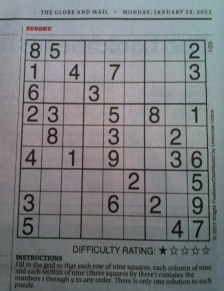
#> input picture day3/img/sudoku.jpg, 224 x 291 px
$ python edgeEx2.py
#> lines starting #> are read from the running program, lines starting #| are printed output that depends on the picture
import cv2
import numpy as np

img = cv2.imread('img/sudoku.jpg')
#> img is the input picture: shape (291, 224, 3); mean B, G, R 127.4, 124.5, 122.2

gx_kernel = np.array([[1, 0], [0, -1]])
gy_kernel = np.array([[0, 1], [-1, 0]])

edge_gx = cv2.filter2D(img, -1, gx_kernel)
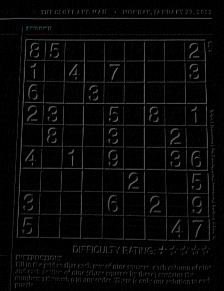
#> edge_gx: shape (291, 224, 3); mean B, G, R 7.6, 7.6, 7.6
edge_gy = cv2.filter2D(img, -1, gy_kernel)
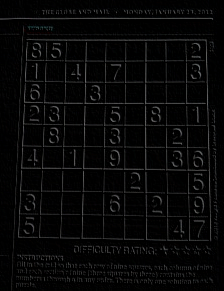
#> edge_gy: shape (291, 224, 3); mean B, G, R 7.6, 7.5, 7.4

merged = np.hstack((img, edge_gx, edge_gy))
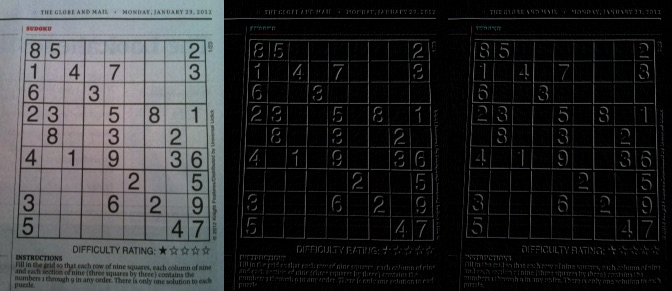
#> merged: shape (291, 672, 3); mean B, G, R 47.5, 46.5, 45.7
cv2.imshow('edge', merged)
cv2.waitKey()
cv2.destroyAllWindows()

$ run again, with day3/img/cat.jpg copied over day3/img/sudoku.jpg
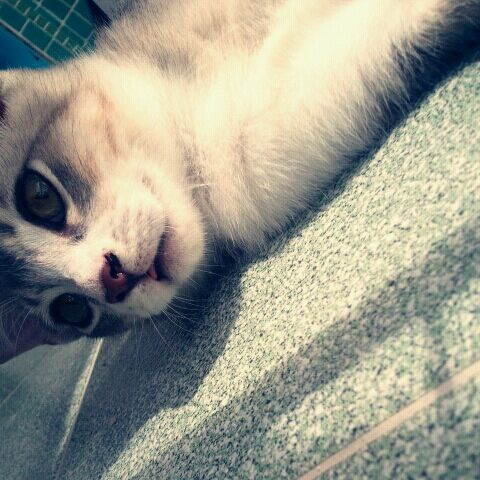
#> input picture day3/img/cat.jpg, 480 x 480 px
#> img is the input picture: shape (480, 480, 3); mean B, G, R 140.2, 154, 154
#> `edge_gy = cv2.filter2D(img, -1, gy_kernel)`:
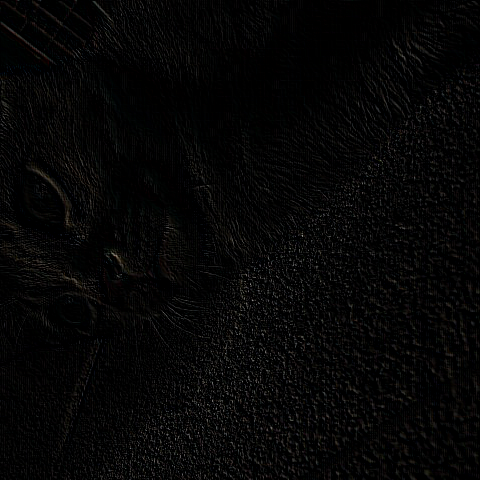
#> edge_gy: shape (480, 480, 3); mean B, G, R 5.5, 5.6, 5.8
#> `merged = np.hstack((img, edge_gx, edge_gy))`:
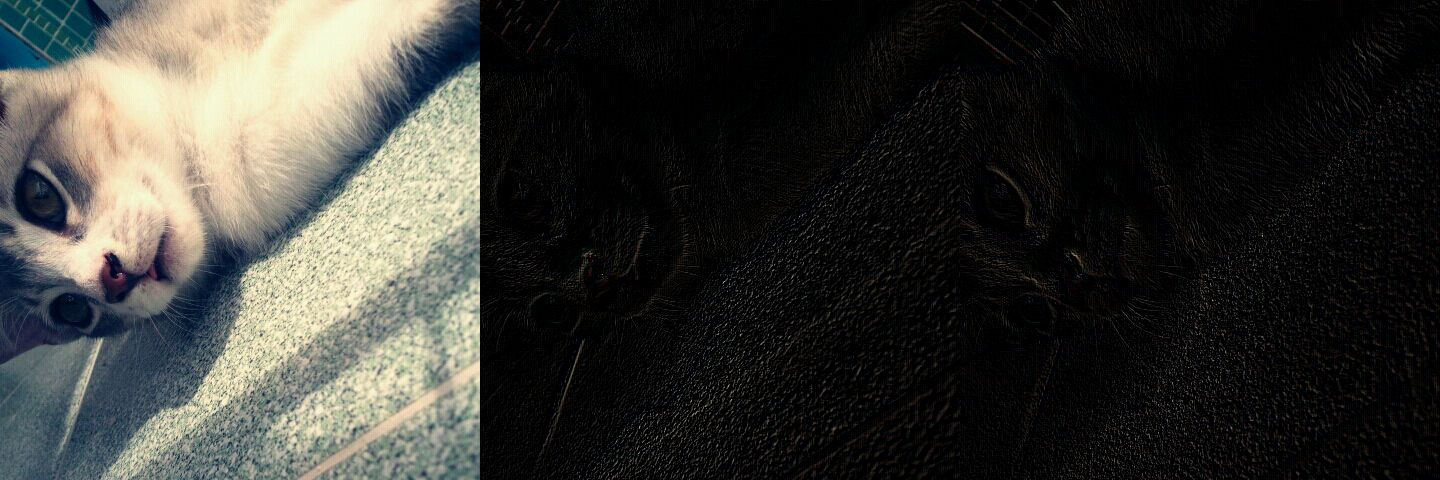
#> merged: shape (480, 1440, 3); mean B, G, R 50.6, 55.2, 55.4

$ run again, with day3/img/family.jpg copied over day3/img/sudoku.jpg
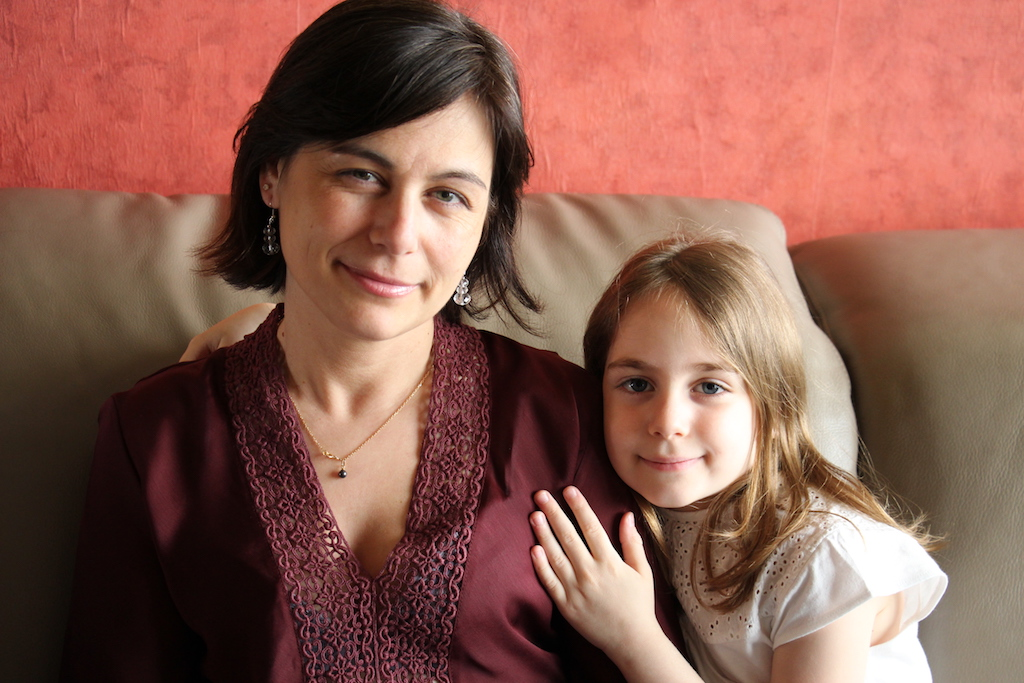
#> input picture day3/img/family.jpg, 1024 x 683 px
#> img is the input picture: shape (683, 1024, 3); mean B, G, R 81.1, 93.8, 140
#> `edge_gy = cv2.filter2D(img, -1, gy_kernel)`:
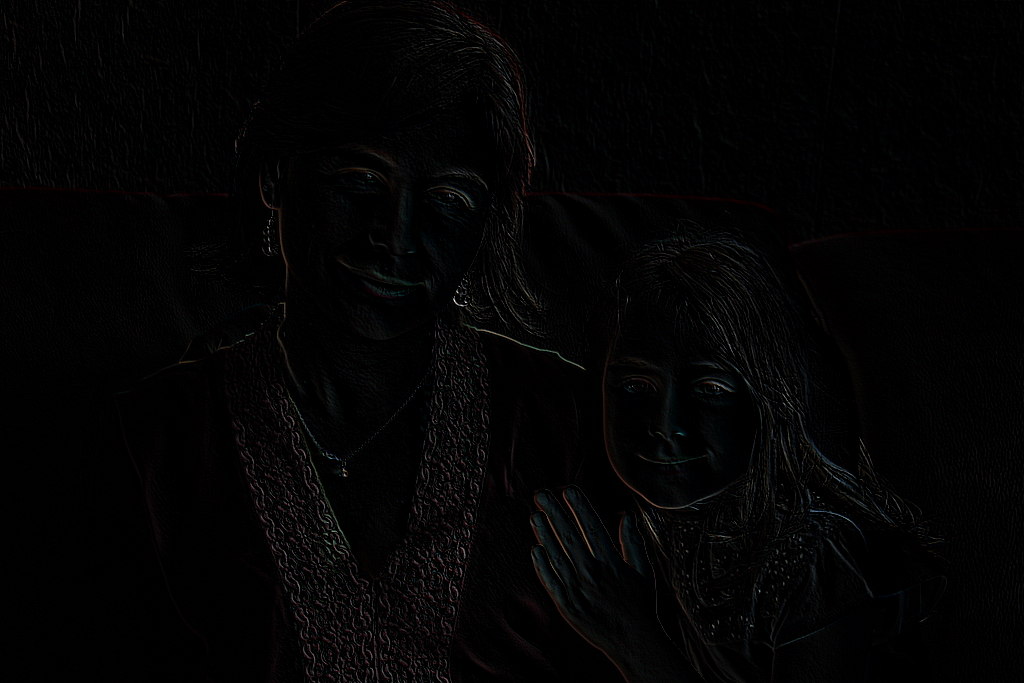
#> edge_gy: shape (683, 1024, 3); mean B, G, R 3.1, 3.1, 3.3
#> `merged = np.hstack((img, edge_gx, edge_gy))`:
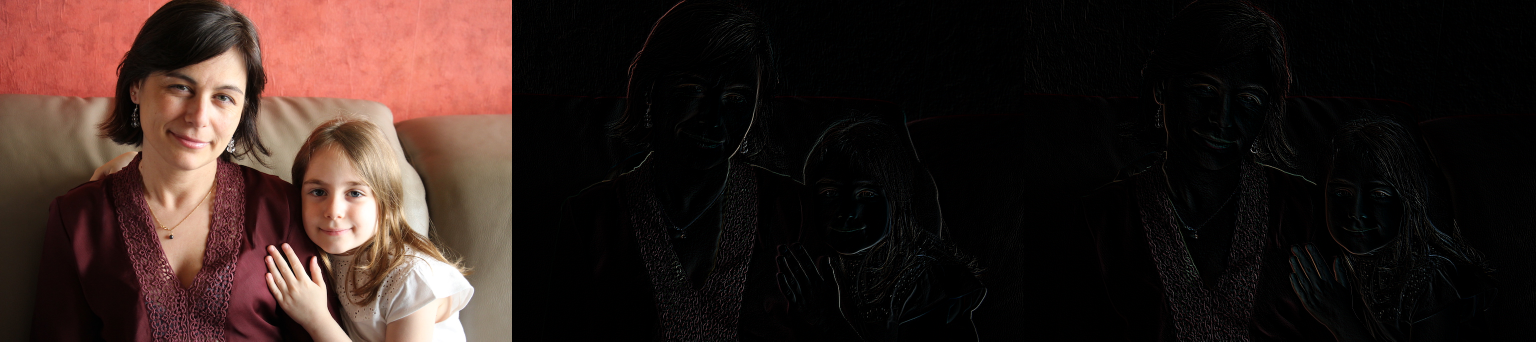
#> merged: shape (683, 3072, 3) (shown at 1/2 size); mean B, G, R 29, 33.2, 48.7
